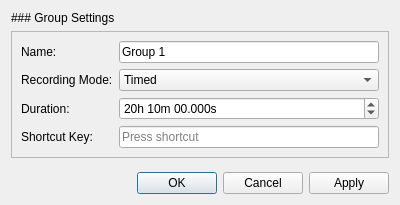
<?xml version="1.0" encoding="UTF-8"?>
<ui version="4.0">
 <class>GroupEditDialog</class>
 <widget class="QDialog" name="GroupEditDialog">
  <property name="geometry">
   <rect>
    <x>0</x>
    <y>0</y>
    <width>400</width>
    <height>205</height>
   </rect>
  </property>
  <property name="sizePolicy">
   <sizepolicy hsizetype="Preferred" vsizetype="Preferred">
    <horstretch>0</horstretch>
    <verstretch>0</verstretch>
   </sizepolicy>
  </property>
  <property name="minimumSize">
   <size>
    <width>0</width>
    <height>0</height>
   </size>
  </property>
  <property name="maximumSize">
   <size>
    <width>16777215</width>
    <height>16777215</height>
   </size>
  </property>
  <property name="windowTitle">
   <string>Configure Group</string>
  </property>
  <property name="modal">
   <bool>false</bool>
  </property>
  <layout class="QVBoxLayout" name="verticalLayout">
   <property name="sizeConstraint">
    <enum>QLayout::SetMinAndMaxSize</enum>
   </property>
   <item>
    <widget class="QLabel" name="label">
     <property name="text">
      <string>### Group Settings</string>
     </property>
     <property name="textFormat">
      <enum>Qt::MarkdownText</enum>
     </property>
    </widget>
   </item>
   <item>
    <widget class="QFrame" name="frm_recording_configuration">
     <property name="frameShape">
      <enum>QFrame::StyledPanel</enum>
     </property>
     <property name="frameShadow">
      <enum>QFrame::Raised</enum>
     </property>
     <layout class="QFormLayout" name="formLayout">
      <item row="0" column="0">
       <widget class="QLabel" name="label_3">
        <property name="text">
         <string>Name:</string>
        </property>
       </widget>
      </item>
      <item row="0" column="1">
       <widget class="QLineEdit" name="txt_recording_name">
        <property name="text">
         <string>Group 1</string>
        </property>
       </widget>
      </item>
      <item row="1" column="0">
       <widget class="QLabel" name="label_2">
        <property name="text">
         <string>Recording Mode:</string>
        </property>
       </widget>
      </item>
      <item row="1" column="1">
       <widget class="QComboBox" name="dpd_recording_mode">
        <item>
         <property name="text">
          <string>Timed</string>
         </property>
        </item>
        <item>
         <property name="text">
          <string>Manual</string>
         </property>
        </item>
       </widget>
      </item>
      <item row="2" column="0">
       <widget class="QLabel" name="lbl_tme_duration">
        <property name="text">
         <string>Duration:</string>
        </property>
       </widget>
      </item>
      <item row="2" column="1">
       <widget class="QTimeEdit" name="tme_duration">
        <property name="dateTime">
         <datetime>
          <hour>20</hour>
          <minute>10</minute>
          <second>0</second>
          <year>2000</year>
          <month>12</month>
          <day>31</day>
         </datetime>
        </property>
        <property name="maximumTime">
         <time>
          <hour>23</hour>
          <minute>59</minute>
          <second>0</second>
         </time>
        </property>
        <property name="currentSection">
         <enum>QDateTimeEdit::HourSection</enum>
        </property>
        <property name="displayFormat">
         <string>HH'h' mm'm' ss.zzz's'</string>
        </property>
       </widget>
      </item>
      <item row="3" column="1">
       <widget class="QKeySequenceEdit" name="key_shortcut"/>
      </item>
      <item row="3" column="0">
       <widget class="QLabel" name="label_4">
        <property name="text">
         <string>Shortcut Key:</string>
        </property>
       </widget>
      </item>
     </layout>
    </widget>
   </item>
   <item>
    <spacer name="verticalSpacer">
     <property name="orientation">
      <enum>Qt::Vertical</enum>
     </property>
     <property name="sizeHint" stdset="0">
      <size>
       <width>20</width>
       <height>0</height>
      </size>
     </property>
    </spacer>
   </item>
   <item>
    <widget class="QDialogButtonBox" name="btnbox_buttons">
     <property name="orientation">
      <enum>Qt::Horizontal</enum>
     </property>
     <property name="standardButtons">
      <set>QDialogButtonBox::Apply|QDialogButtonBox::Cancel|QDialogButtonBox::Ok</set>
     </property>
    </widget>
   </item>
  </layout>
 </widget>
 <resources/>
 <connections>
  <connection>
   <sender>btnbox_buttons</sender>
   <signal>accepted()</signal>
   <receiver>GroupEditDialog</receiver>
   <slot>accept()</slot>
   <hints>
    <hint type="sourcelabel">
     <x>248</x>
     <y>254</y>
    </hint>
    <hint type="destinationlabel">
     <x>157</x>
     <y>274</y>
    </hint>
   </hints>
  </connection>
  <connection>
   <sender>btnbox_buttons</sender>
   <signal>rejected()</signal>
   <receiver>GroupEditDialog</receiver>
   <slot>reject()</slot>
   <hints>
    <hint type="sourcelabel">
     <x>316</x>
     <y>260</y>
    </hint>
    <hint type="destinationlabel">
     <x>286</x>
     <y>274</y>
    </hint>
   </hints>
  </connection>
 </connections>
</ui>
